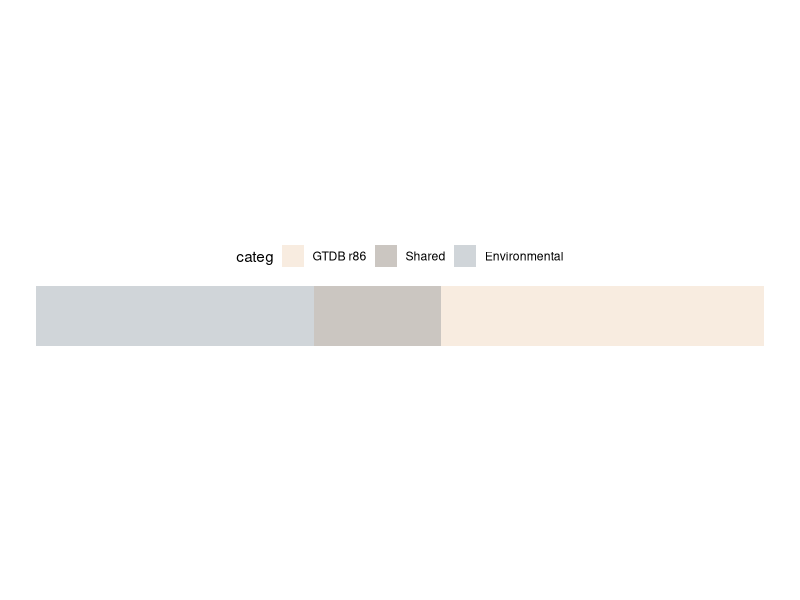

Recreate this plot in R. (Note: this script raises an error after producing the figure.)
#!/usr/bin/env Rscript
library(tidyverse)
library(cowplot)

#Environmental:2,017,658, Genomic:2,347,502, Shared:922,599

data_kept <- tibble(categ = c("Environmental", "Shared", "GTDB r86"),
                    n = c(2017658, 922599, 2347502)) %>%
  mutate(prop = n/sum(n),
         x = "x",
         categ = fct_relevel(categ, rev(c("Environmental", "Shared", "GTDB r86"))))

colors <- c("#D0D5D9", "#CBC6C1", "#F8ECE0")
names(colors) <- c("Environmental", "Shared", "GTDB r86")

p1 <- ggplot(data_kept, aes(x, prop, fill = categ)) +
  geom_col() +
  theme_void() +
  coord_flip() +
  scale_fill_manual(values = colors) +
  theme(aspect.ratio = 0.1,
        legend.position = "top")

save_plot(last_plot(), filename = "figures/Fig1-mg_gtdb_shared_kept.pdf", base_width = 5, base_height = 3)

